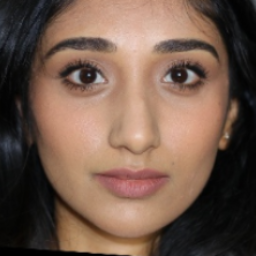
#> input picture CPM/imgs/non-makeup.png, 256 x 256 px
$ jupyter execute generate_demakeup_data.ipynb   (shell and % lines are left out)   (older library calls are emulated)
#> lines starting #> are read from the running program, lines starting #| are printed output that depends on the picture
[cell 1]
from google.colab import drive
drive.mount('/content/drive')

### install miniconda

[cell 2]
#Path and version numbers for python

Update conda

[cell 3]
import sys
sys.path

[cell 4]
import sys
_ = (sys.path
        .append("/usr/local/lib/python3.7/site-packages"))

### install packages

### prepare makeup data

### check module

[cell 5]
%cd /content/drive/MyDrive/De-makup/CPM

[cell 6]
# Check input images
from PIL import Image
import numpy as np
import os

original = np.array(Image.open('./imgs/non-makeup.png').resize((256, 256), Image.ANTIALIAS))
#> original is the input picture: shape (256, 256, 3); mean R, G, B 113.6, 88.8, 75
style = np.array(Image.open('./imgs/style-1.png').resize((256, 256), Image.ANTIALIAS))
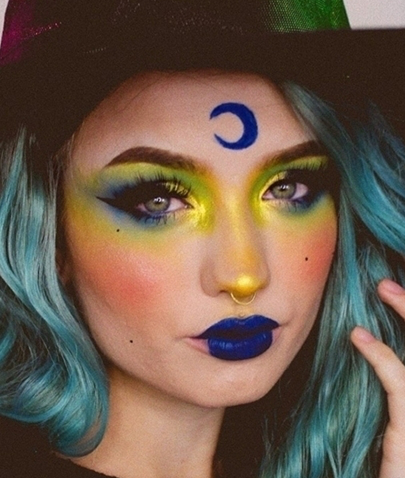
#> input picture CPM/imgs/style-1.png, 405 x 478 px
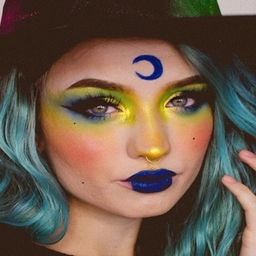
#> style: shape (256, 256, 3); mean R, G, B 109.6, 90.7, 75.3

Image.fromarray(np.concatenate([original, style], axis=1))
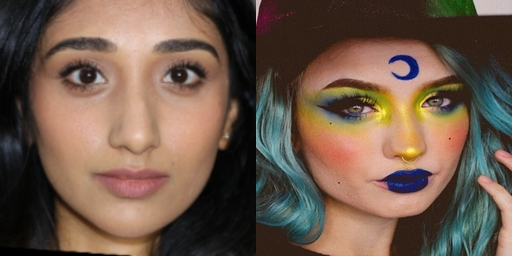
#> Out: PIL image 512x256 RGB; mean R, G, B 111.6, 89.7, 75.1

[cell 7]
Image.open('result.png')
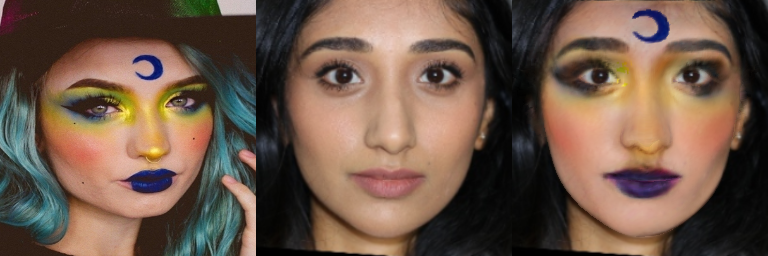
#> input picture CPM/result.png, 768 x 256 px
